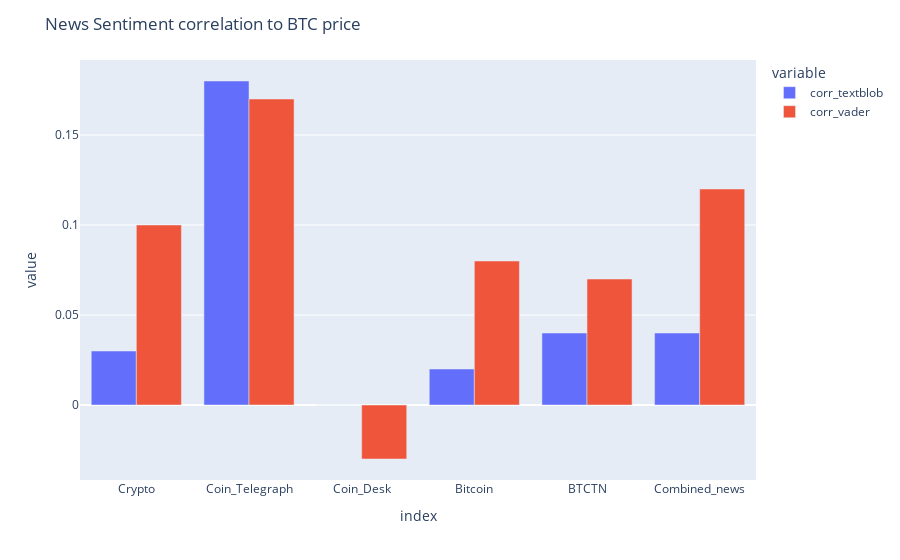

Write notebook code for a chart like this one.
### Code cell
fig_news_results = px.bar(news_results, x=news_results.index, y=['corr_textblob','corr_vader'],barmode='group')
fig_news_results.update_layout(title_text='News Sentiment correlation to BTC price')
fig_news_results.show()

### Figure 1 — Plotly figure (JSON) as saved in the notebook; plotly's stock layout.template omitted (floating-point values rounded to 4 significant figures)
{"data": [{"alignmentgroup": "True", "hovertemplate": "variable=corr_textblob<br>index=%{x}<br>value=%{y}<extra></extra>", "legendgroup": "corr_textblob", "marker": {"color": "#636efa"}, "name": "corr_textblob", "offsetgroup": "corr_textblob", "orientation": "v", "showlegend": true, "textposition": "auto", "type": "bar", "x": ["Crypto", "Coin_Telegraph", "Coin_Desk", "Bitcoin", "BTCTN", "Combined_news"], "xaxis": "x", "y": [0.03, 0.18, 0, 0.02, 0.04, 0.04], "yaxis": "y"}, {"alignmentgroup": "True", "hovertemplate": "variable=corr_vader<br>index=%{x}<br>value=%{y}<extra></extra>", "legendgroup": "corr_vader", "marker": {"color": "#EF553B"}, "name": "corr_vader", "offsetgroup": "corr_vader", "orientation": "v", "showlegend": true, "textposition": "auto", "type": "bar", "x": ["Crypto", "Coin_Telegraph", "Coin_Desk", "Bitcoin", "BTCTN", "Combined_news"], "xaxis": "x", "y": [0.1, 0.17, -0.03, 0.08, 0.07, 0.12], "yaxis": "y"}], "layout": {"barmode": "group", "legend": {"title": {"text": "variable"}, "tracegroupgap": 0}, "margin": {"t": 60}, "title": {"text": "News Sentiment correlation to BTC price"}, "xaxis": {"anchor": "y", "domain": [0, 1], "title": {"text": "index"}}, "yaxis": {"anchor": "x", "domain": [0, 1], "title": {"text": "value"}}}}
